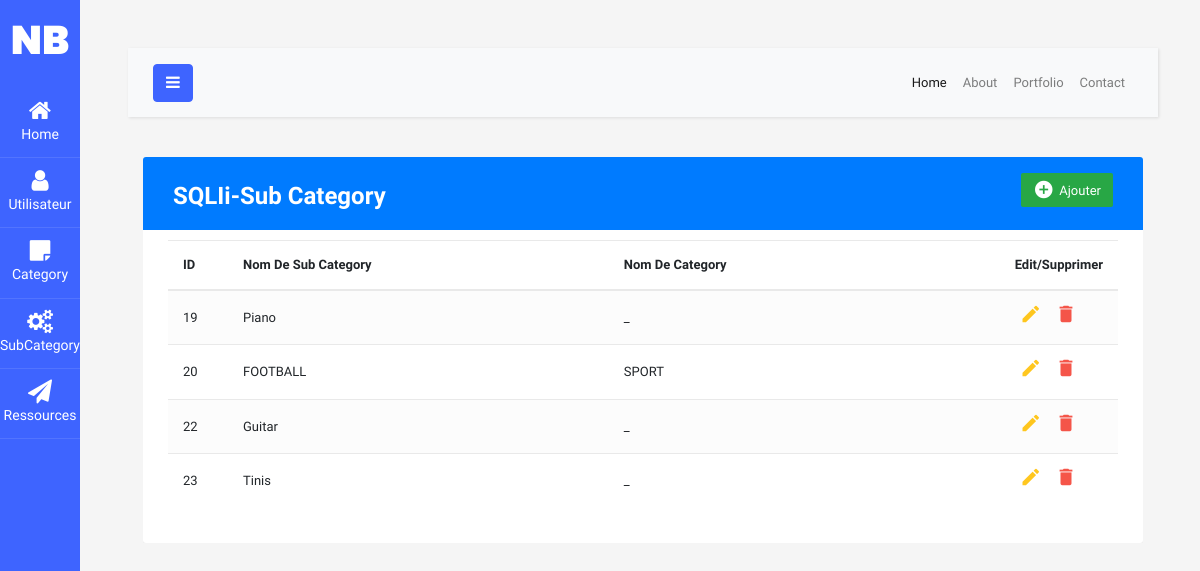
The page /SubCategory.php on the database its author committed.
### tables this page shows
CREATE TABLE `sub_category` (
  `SubCategoryID` int(11) NOT NULL,
  `SubCategoryName` varchar(50) NOT NULL,
  `categoryID` int(11) DEFAULT NULL
);

CREATE TABLE `category` (
  `categoryID` int(11) NOT NULL,
  `CategoryName` varchar(50) NOT NULL
);

### SubCategory.php (the view, shortened to what this page needs)
<?php
include "connect.php";
$sql = "SELECT sub_category.* ,category.CategoryID CategoryID, category.CategoryName CategoryName
 FROM sub_category LEFT JOIN category ON
category.categoryID  = sub_category.CategoryID;";
$result = mysqli_query($conn , $sql);
?>
<!DOCTYPE html>
<html lang="en">
<head>
<link rel="stylesheet" href="https://stackpath.bootstrapcdn.com/bootstrap/4.5.0/css/bootstrap.min.css">
<link rel="stylesheet" href="https://maxcdn.bootstrapcdn.com/font-awesome/4.7.0/css/font-awesome.min.css">
		<link rel="stylesheet" href="https://stackpath.bootstrapcdn.com/font-awesome/4.7.0/css/font-awesome.min.css">
		<link rel="stylesheet" href="css/style.css">
<link rel="stylesheet" href="style.css">
</head>
<body>
		<div class="wrapper d-flex align-items-stretch">
			<nav id="sidebar" class="active">
				<h1><a href="index.php" class="logo">NB</a></h1>
        <ul class="list-unstyled components mb-5">
          <li class="active">
            <a href="index.php"><span class="fa fa-home"></span> Home</a>
          </li>
          <li>
              <a href="User.php"><span class="fa fa-user"></span> Utilisateur</a>
          </li>
          <li>
            <a href="Category.php"><span class="fa fa-sticky-note"></span>Category</a>
          </li>
          <li>
            <a href="SubCategory.php"><span class="fa fa-cogs"></span>SubCategory</a>
          </li>
          <li>
            <a href="Ressources.php"><span class="fa fa-paper-plane"></span>Ressources</a>
          </li>
        </ul>
    	</nav>
      <div id="content" class="p-4 p-md-5">
        <nav class="navbar navbar-expand-lg navbar-light bg-light">
          <div class="container-fluid">
            <button type="button" id="sidebarCollapse" class="btn btn-primary">
              <i class="fa fa-bars"></i>
            </button>
            <div class="collapse navbar-collapse" id="navbarSupportedContent">
              <ul class="nav navbar-nav ml-auto">
                <li class="nav-item active">
                    <a class="nav-link" href="#">Home</a>
                </li>
                <li class="nav-item">
                    <a class="nav-link" href="#">About</a>
                </li>
                <li class="nav-item">
                    <a class="nav-link" href="#">Portfolio</a>
                </li>
                <li class="nav-item">
                    <a class="nav-link" href="#">Contact</a>
                </li>
              </ul>
            </div>
          </div>
        </nav>
	<div class="container-xl">
	<div class="table-responsive">
		<div class="table-wrapper">
			<div class="table-title bg-primary" >
				<div class="row">
					<div class="col-sm-6">
						<h2 id="SQLI">SQLI<b>i</b>-Sub Category</h2>
					</div>
					<div class="col-sm-6">
						<a href="#addEmployeeModal" class="btn btn-success" data-toggle="modal"><i class="material-icons">&#xE147;</i> <span>Ajouter</span></a>
					</div>
				</div>
			</div>
			<table class="table table-striped table-hover">
				<thead>
					<tr>
						<th>
							ID
						</th>
						<th>Nom De Sub Category</th>
						<th>Nom De Category</th>
						<th></th>
						<th>Edit/Supprimer</th>
					</tr>
				</thead>
				<tbody>
            <?php
            while($row = mysqli_fetch_assoc($result)){
            ?>
                <tr>
                    <td><?php echo $row['SubCategoryID']?></td>
                    <td><?php echo $row['SubCategoryName']?></td>
                    <td><?php
                    if($row['CategoryID'] == NULL){
                      echo "_" ;}
                    else echo $row['CategoryName'];
                    ?></td>
                    <td></td>
                    <td><a href="UpdateSubcategory.php?SubCategoryID=<?php echo $row['SubCategoryID'] ?>" class="edit"><i class="material-icons" data-toggle="tooltip" title="Edit">&#xE254;</i></a>
                    <a href="SubCategory.php?SubCategoryID=<?php echo $row['SubCategoryID'] ?>" class="delete"><i class="material-icons" data-toggle="tooltip" title="Delete">&#xE872;</i></a></td>
                </tr>
            <?php
            }
            ?>
        </tbody>
			</table>
		</div>
	</div>
</div>
  </body>
</body>
</html>

### style.css (style rules this page uses)
h2, h5, .h2, .h5 { font-family: inherit; font-weight: 600; line-height: 1.5; margin-bottom: .5rem; color: #000000; }
body { color: #566787; background: #f5f5f5; font-family: 'Varela Round', sans-serif; font-size: 13px; }
#SQLI { color: white; }
.table-responsive { margin: 30px 0; }
.table-wrapper { background: #fff; padding: 20px 25px; border-radius: 3px; min-width: 1000px; box-shadow: 0 1px 1px rgba(0,0,0,.05); }
.table-title { padding-bottom: 15px; color: #fff; padding: 16px 30px; min-width: 100%; margin: -20px -25px 10px; border-radius: 3px 3px 0 0; }
.table-title h2 { margin: 5px 0 0; font-size: 24px; }
.table-title .btn { color: #fff; float: right; font-size: 13px; border: none; min-width: 50px; border-radius: 2px; border: none; outline: none !important; margin-left: 10px; }
.table-title .btn i { float: left; font-size: 21px; margin-right: 5px; }
.table-title .btn span { float: left; margin-top: 2px; }
table.table tr th, table.table tr td { border-color: #e9e9e9; padding: 12px 15px; vertical-align: middle; }
table.table tr th:first-child { width: 60px; }
table.table tr th:last-child { width: 100px; }
table.table-striped tbody tr:nth-of-type(odd) { background-color: #fcfcfc; }
table.table td:last-child i { opacity: 0.9; font-size: 22px; margin: 0 5px; }
table.table td a { font-weight: bold; color: #566787; display: inline-block; text-decoration: none; outline: none !important; }
table.table td a.edit { color: #FFC107; }
table.table td a.delete { color: #F44336; }
table.table td i { font-size: 19px; }

### rows shown on the page
sub_category: SubCategoryID "19", SubCategoryName "Piano", shows "_"
sub_category: SubCategoryID "20", SubCategoryName "FOOTBALL", categoryID.CategoryName "SPORT"
sub_category: SubCategoryID "22", SubCategoryName "Guitar", shows "_"
sub_category: SubCategoryID "23", SubCategoryName "Tinis", shows "_"
